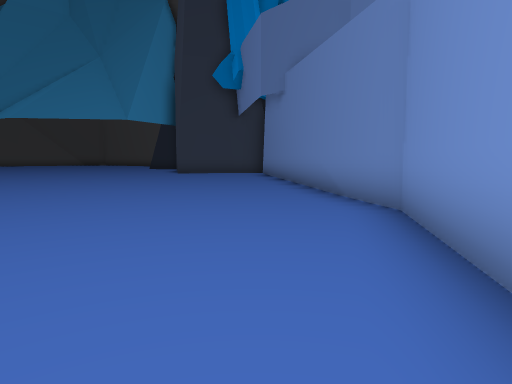
[1] (above)

20 first-person views from a walk through a 3-D level made in the Unity game engine. The camera is 1.5 m above the floor, tilts 6° down and sees 75° across. The floor is counted in squares, 2 m on a side. Each view is taken from the middle of a square. On the plan, view 1 faces up. The plan holds only what a view shows up to about 11 squares ahead; the rest is blank. The place goes on beyond the plan.

[2]
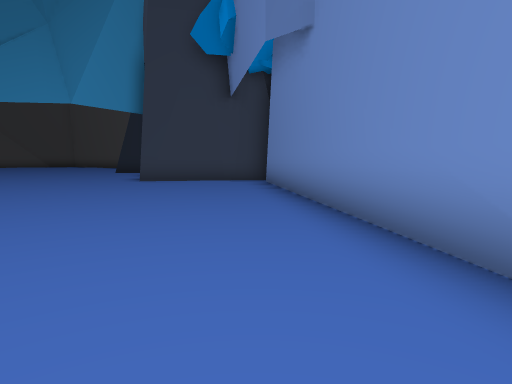

[3]
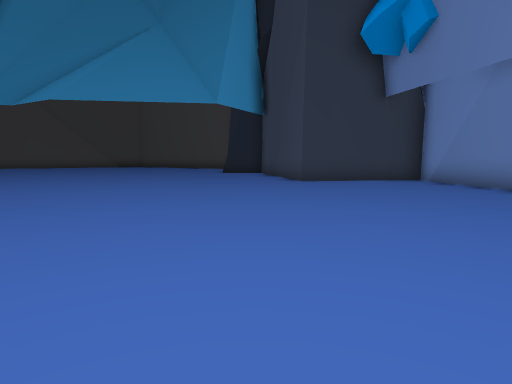

[4]
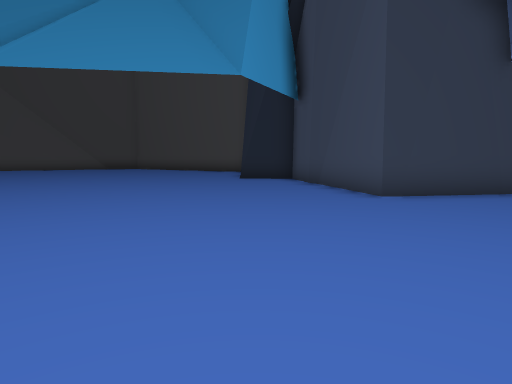

[5]
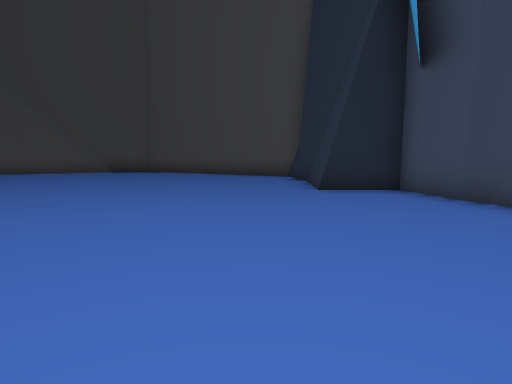

[6]
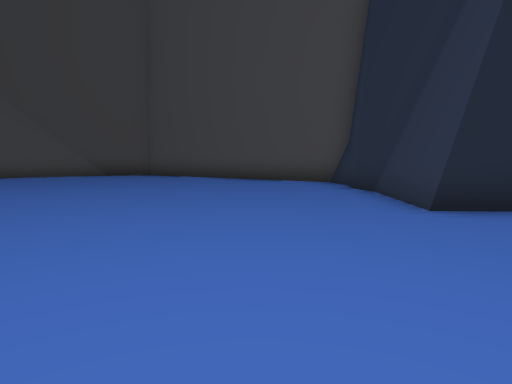

[7]
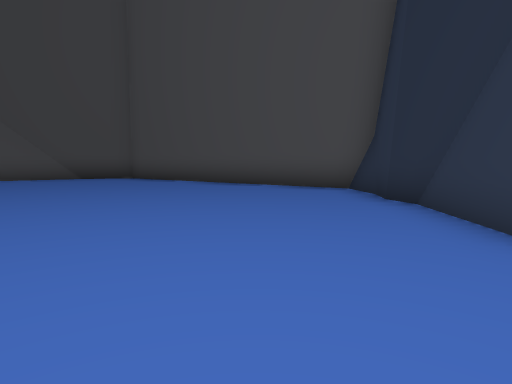

[8]
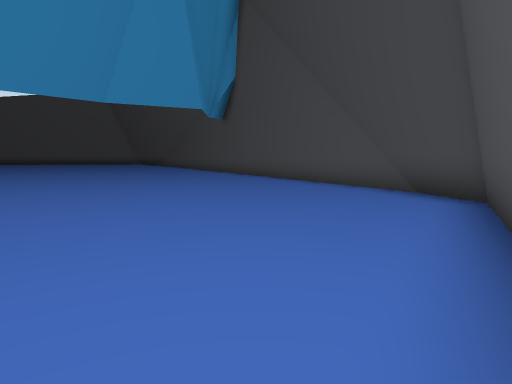

[9]
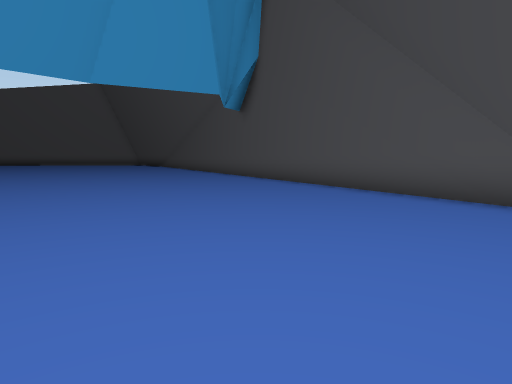

[10]
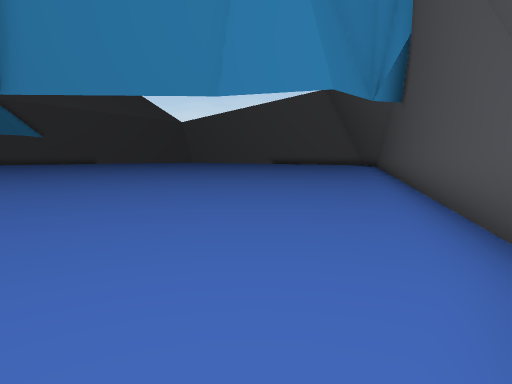

[11]
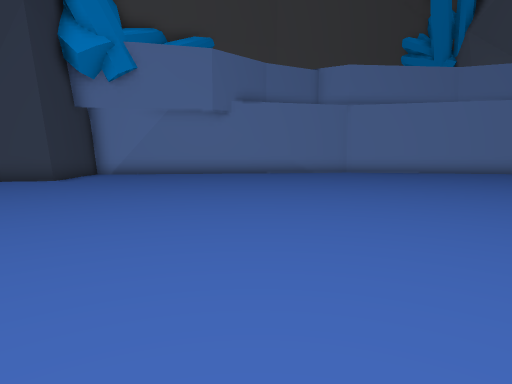

[12]
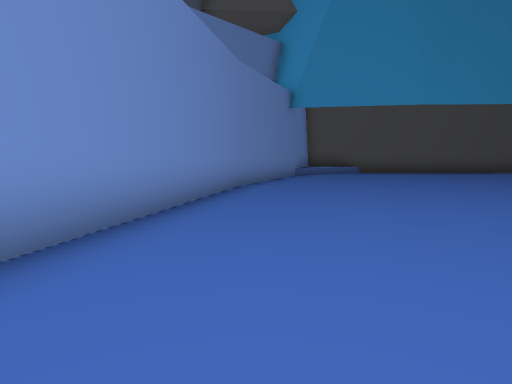

[13]
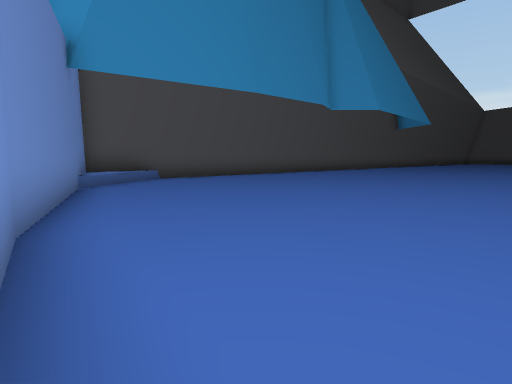

[14]
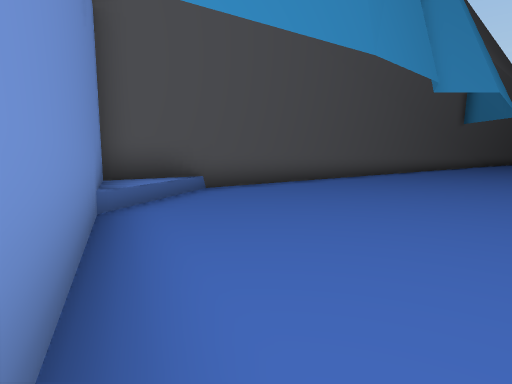

[15]
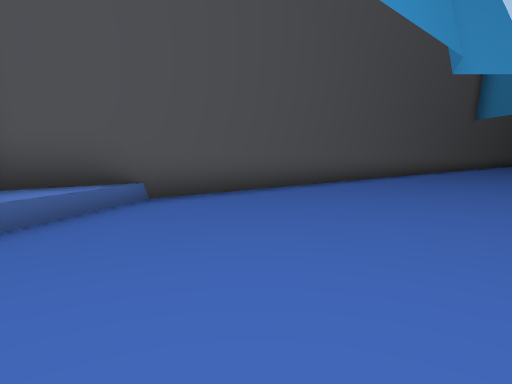

[16]
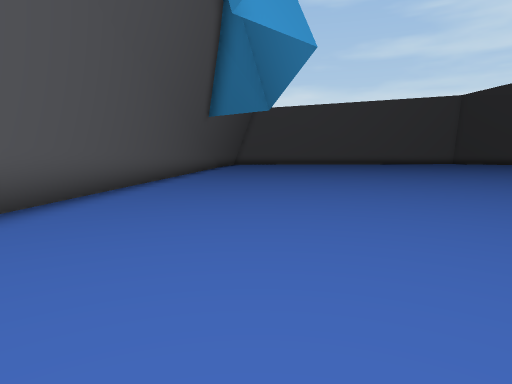

[17]
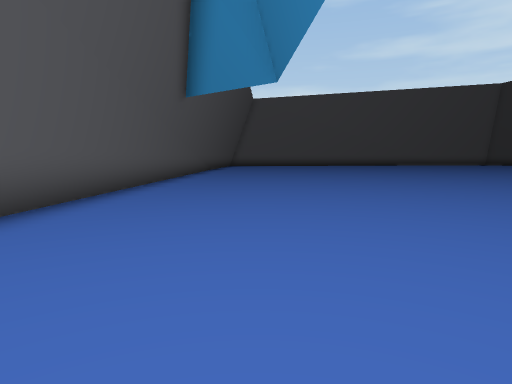

[18]
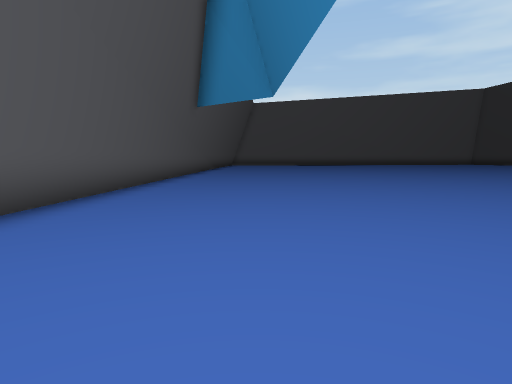

[19]
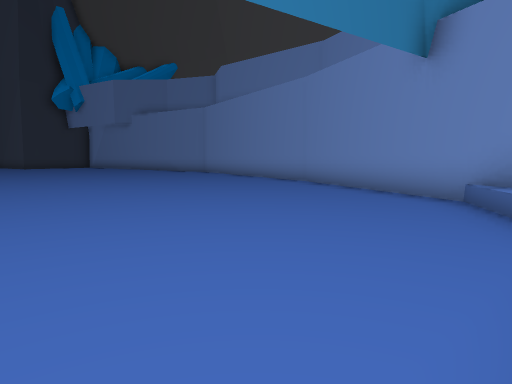

[20]
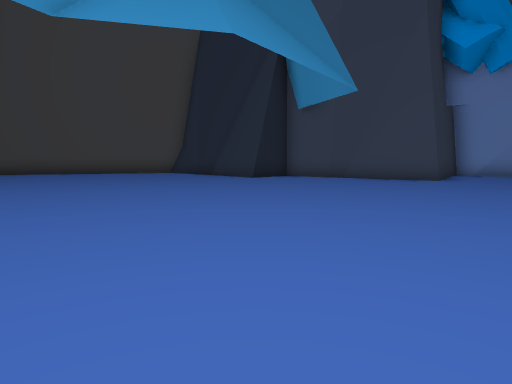

### Floor plan
Points are (right, up) in squares from view 1. A wall is a line through its corners. A room is listed if a view was taken in it or the views show most of it. See-through windows are left out.
Room 1 (views 1, 2, 3, 4, 5, 6, 7, 8, 9, 10, 11, 12, 13, 14, 15, 16, 17, 18, 19, 20)
walls: (-3, 15.4) (-3.6, 15.4) (-4.2, 18.3); (-4.1, 17.9) (-4.5, 18.8); (-4.3, 18.7) (-4.7, 20.5) (-6.5, 20.6) (-6.3, 23.3); (-0.6, 15.8) (-3.2, 15.4); (0.3, 14.4) (0.4, 15.9) (-0.7, 15.8); (1.9, 4.5) (0.3, 15); (-6.1, 22.9) (-6.5, 24.1); (0.4, -2.7) (2.1, 4.7); (-6.6, 23.9) (-6.5, 25.3); (-6.5, 24.8) (-6.6, 25.7) (-13.3, 29.6) (-15.9, 29); (-22.1, -8.8) (-2.4, -9.5) (0.5, -2.6); (-15.1, 29.4) (-22.6, 25.4)
low walls: (-4.8, -9.6) (-1.5, -7.5)

Where each view was taken, in squares from view 1:
view 1: 0 up, 0 right, facing up
view 2: 5 up, 0 right, facing up
view 3: 5 up, 5 left, facing up
view 4: 9 up, 6 left, facing up
view 5: 13 up, 8 left, facing up
view 6: 16 up, 9 left, facing up
view 7: 18 up, 9 left, facing up
view 8: 26 up, 8 left, facing left
view 9: 25 up, 11 left, facing left
view 10: 29 up, 13 left, facing down-left
view 11: 9 up, 14 left, facing right
view 12: 6 up, 0 right, facing down
view 13: 1 up, 1 right, facing down-left
view 14: 3 down, 0 right, facing down-left
view 15: 4 down, 2 left, facing down-left
view 16: 6 down, 6 left, facing left
view 17: 6 down, 11 left, facing left
view 18: 6 down, 9 left, facing left
view 19: 9 down, 8 left, facing up-right
view 20: 12 up, 15 left, facing up-right
